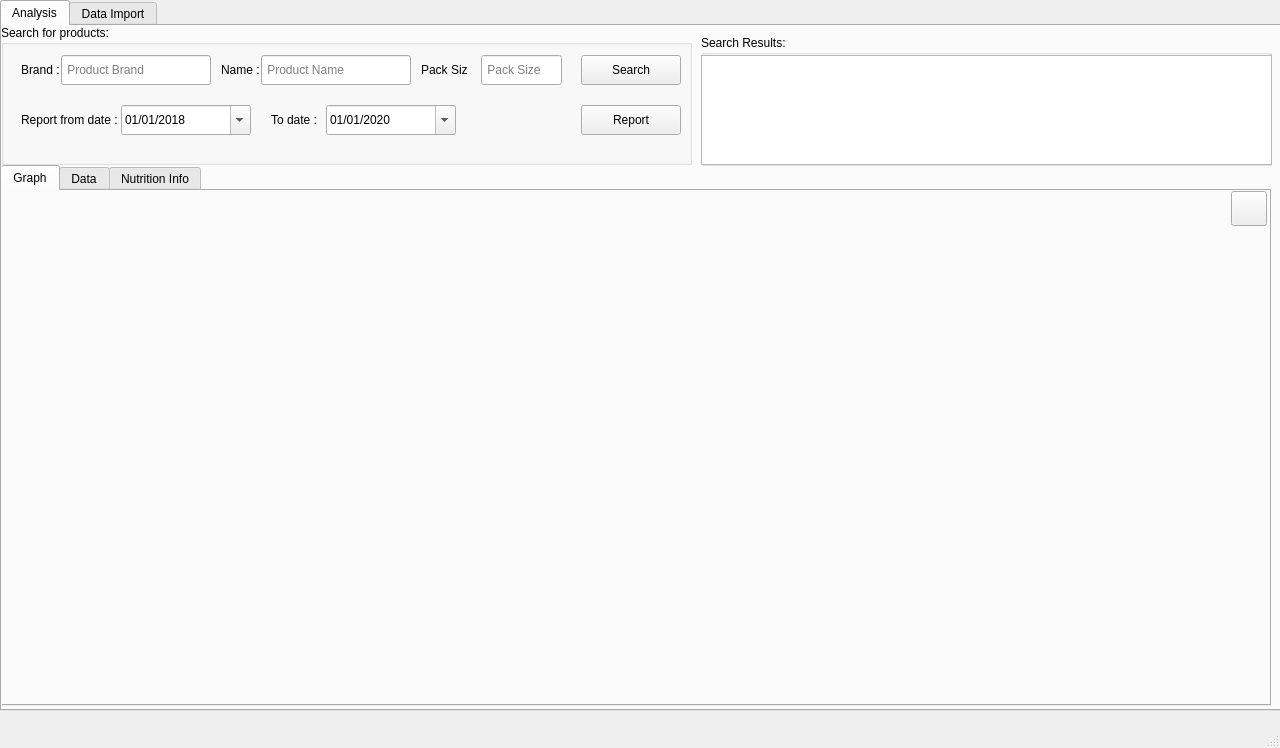
<?xml version="1.0" encoding="UTF-8"?>
<ui version="4.0">
 <class>MainWindow</class>
 <widget class="QMainWindow" name="MainWindow">
  <property name="geometry">
   <rect>
    <x>0</x>
    <y>0</y>
    <width>1280</width>
    <height>748</height>
   </rect>
  </property>
  <property name="windowTitle">
   <string>Price Tracker</string>
  </property>
  <widget class="QWidget" name="centralwidget">
   <widget class="QWidget" name="verticalLayoutWidget">
    <property name="geometry">
     <rect>
      <x>0</x>
      <y>0</y>
      <width>1281</width>
      <height>711</height>
     </rect>
    </property>
    <layout class="QVBoxLayout" name="verticalLayout">
     <item>
      <widget class="QTabWidget" name="mainTab">
       <property name="currentIndex">
        <number>0</number>
       </property>
       <widget class="QWidget" name="analysisTab">
        <attribute name="title">
         <string>Analysis</string>
        </attribute>
        <widget class="QWidget" name="verticalLayoutWidget_2">
         <property name="geometry">
          <rect>
           <x>-1</x>
           <y>-1</y>
           <width>1281</width>
           <height>701</height>
          </rect>
         </property>
         <layout class="QVBoxLayout" name="verticalLayout_2">
          <item>
           <widget class="QWidget" name="widget" native="true">
            <property name="layoutDirection">
             <enum>Qt::LeftToRight</enum>
            </property>
            <widget class="QTabWidget" name="nutritionTab">
             <property name="geometry">
              <rect>
               <x>0</x>
               <y>140</y>
               <width>1270</width>
               <height>541</height>
              </rect>
             </property>
             <property name="currentIndex">
              <number>0</number>
             </property>
             <widget class="QWidget" name="graphTab">
              <attribute name="title">
               <string>Graph</string>
              </attribute>
              <widget class="QPushButton" name="exportImageBtn">
               <property name="geometry">
                <rect>
                 <x>1228</x>
                 <y>0</y>
                 <width>36</width>
                 <height>35</height>
                </rect>
               </property>
               <property name="toolTip">
                <string extracomment="Export Image">&lt;html&gt;&lt;head/&gt;&lt;body&gt;&lt;p&gt;Export Image&lt;/p&gt;&lt;/body&gt;&lt;/html&gt;</string>
               </property>
               <property name="text">
                <string/>
               </property>
               <property name="icon">
                <iconset>
                 <normaloff>export-icon.png</normaloff>export-icon.png</iconset>
               </property>
              </widget>
              <widget class="QWidget" name="visBox" native="true">
               <property name="geometry">
                <rect>
                 <x>0</x>
                 <y>0</y>
                 <width>1228</width>
                 <height>515</height>
                </rect>
               </property>
              </widget>
             </widget>
             <widget class="QWidget" name="dataTab">
              <attribute name="title">
               <string>Data</string>
              </attribute>
              <widget class="QTableWidget" name="dataTable">
               <property name="geometry">
                <rect>
                 <x>0</x>
                 <y>0</y>
                 <width>1228</width>
                 <height>515</height>
                </rect>
               </property>
               <property name="editTriggers">
                <set>QAbstractItemView::NoEditTriggers</set>
               </property>
               <property name="alternatingRowColors">
                <bool>true</bool>
               </property>
               <property name="sortingEnabled">
                <bool>false</bool>
               </property>
               <attribute name="horizontalHeaderCascadingSectionResizes">
                <bool>false</bool>
               </attribute>
               <attribute name="horizontalHeaderShowSortIndicator" stdset="0">
                <bool>false</bool>
               </attribute>
              </widget>
              <widget class="QPushButton" name="exportDataBtn">
               <property name="geometry">
                <rect>
                 <x>1228</x>
                 <y>0</y>
                 <width>36</width>
                 <height>35</height>
                </rect>
               </property>
               <property name="toolTip">
                <string extracomment="Export Data">&lt;html&gt;&lt;head/&gt;&lt;body&gt;&lt;p&gt;Export Data&lt;/p&gt;&lt;/body&gt;&lt;/html&gt;</string>
               </property>
               <property name="text">
                <string/>
               </property>
               <property name="icon">
                <iconset>
                 <normaloff>export-icon.png</normaloff>export-icon.png</iconset>
               </property>
              </widget>
             </widget>
             <widget class="QWidget" name="tab">
              <attribute name="title">
               <string>Nutrition Info</string>
              </attribute>
              <widget class="QTableWidget" name="nutritionTable">
               <property name="geometry">
                <rect>
                 <x>0</x>
                 <y>0</y>
                 <width>1228</width>
                 <height>515</height>
                </rect>
               </property>
               <property name="editTriggers">
                <set>QAbstractItemView::NoEditTriggers</set>
               </property>
               <property name="alternatingRowColors">
                <bool>true</bool>
               </property>
               <property name="sortingEnabled">
                <bool>false</bool>
               </property>
               <attribute name="horizontalHeaderCascadingSectionResizes">
                <bool>false</bool>
               </attribute>
               <attribute name="horizontalHeaderShowSortIndicator" stdset="0">
                <bool>false</bool>
               </attribute>
              </widget>
              <widget class="QPushButton" name="exportNutDataBtn">
               <property name="geometry">
                <rect>
                 <x>1228</x>
                 <y>0</y>
                 <width>36</width>
                 <height>35</height>
                </rect>
               </property>
               <property name="toolTip">
                <string extracomment="Export Data">&lt;html&gt;&lt;head/&gt;&lt;body&gt;&lt;p&gt;Export Data&lt;/p&gt;&lt;/body&gt;&lt;/html&gt;</string>
               </property>
               <property name="text">
                <string/>
               </property>
               <property name="icon">
                <iconset>
                 <normaloff>export-icon.png</normaloff>export-icon.png</iconset>
               </property>
              </widget>
             </widget>
            </widget>
            <widget class="QGroupBox" name="groupBox">
             <property name="geometry">
              <rect>
               <x>700</x>
               <y>10</y>
               <width>571</width>
               <height>131</height>
              </rect>
             </property>
             <property name="title">
              <string>Search Results: </string>
             </property>
             <widget class="QListWidget" name="itemList">
              <property name="geometry">
               <rect>
                <x>0</x>
                <y>20</y>
                <width>571</width>
                <height>110</height>
               </rect>
              </property>
              <property name="editTriggers">
               <set>QAbstractItemView::NoEditTriggers</set>
              </property>
              <property name="selectionMode">
               <enum>QAbstractItemView::ExtendedSelection</enum>
              </property>
             </widget>
            </widget>
            <widget class="QGroupBox" name="groupBox_2">
             <property name="geometry">
              <rect>
               <x>0</x>
               <y>0</y>
               <width>691</width>
               <height>140</height>
              </rect>
             </property>
             <property name="title">
              <string>Search for products:</string>
             </property>
             <widget class="QDateEdit" name="fromDateEdit">
              <property name="geometry">
               <rect>
                <x>120</x>
                <y>80</y>
                <width>130</width>
                <height>30</height>
               </rect>
              </property>
              <property name="displayFormat">
               <string>dd/MM/yyyy</string>
              </property>
              <property name="calendarPopup">
               <bool>true</bool>
              </property>
              <property name="date">
               <date>
                <year>2018</year>
                <month>1</month>
                <day>1</day>
               </date>
              </property>
             </widget>
             <widget class="QLabel" name="label">
              <property name="geometry">
               <rect>
                <x>20</x>
                <y>30</y>
                <width>47</width>
                <height>30</height>
               </rect>
              </property>
              <property name="text">
               <string>Brand :</string>
              </property>
             </widget>
             <widget class="QLineEdit" name="brandLineEdit">
              <property name="geometry">
               <rect>
                <x>60</x>
                <y>30</y>
                <width>150</width>
                <height>30</height>
               </rect>
              </property>
              <property name="placeholderText">
               <string> Product Brand</string>
              </property>
              <property name="clearButtonEnabled">
               <bool>true</bool>
              </property>
             </widget>
             <widget class="QLabel" name="label_4">
              <property name="geometry">
               <rect>
                <x>220</x>
                <y>30</y>
                <width>47</width>
                <height>30</height>
               </rect>
              </property>
              <property name="text">
               <string>Name :</string>
              </property>
             </widget>
             <widget class="QLabel" name="label_3">
              <property name="geometry">
               <rect>
                <x>270</x>
                <y>80</y>
                <width>51</width>
                <height>30</height>
               </rect>
              </property>
              <property name="text">
               <string>To date : </string>
              </property>
             </widget>
             <widget class="QLabel" name="label_5">
              <property name="geometry">
               <rect>
                <x>420</x>
                <y>30</y>
                <width>47</width>
                <height>30</height>
               </rect>
              </property>
              <property name="text">
               <string>Pack Size: </string>
              </property>
             </widget>
             <widget class="QDateEdit" name="toDateEdit">
              <property name="geometry">
               <rect>
                <x>325</x>
                <y>80</y>
                <width>130</width>
                <height>30</height>
               </rect>
              </property>
              <property name="displayFormat">
               <string>dd/MM/yyyy</string>
              </property>
              <property name="calendarPopup">
               <bool>true</bool>
              </property>
              <property name="date">
               <date>
                <year>2020</year>
                <month>1</month>
                <day>1</day>
               </date>
              </property>
             </widget>
             <widget class="QLabel" name="label_2">
              <property name="geometry">
               <rect>
                <x>20</x>
                <y>80</y>
                <width>101</width>
                <height>30</height>
               </rect>
              </property>
              <property name="text">
               <string>Report from date : </string>
              </property>
             </widget>
             <widget class="QLineEdit" name="nameLineEdit">
              <property name="geometry">
               <rect>
                <x>260</x>
                <y>30</y>
                <width>150</width>
                <height>30</height>
               </rect>
              </property>
              <property name="placeholderText">
               <string> Product Name</string>
              </property>
              <property name="clearButtonEnabled">
               <bool>true</bool>
              </property>
             </widget>
             <widget class="QPushButton" name="searchProductButton">
              <property name="geometry">
               <rect>
                <x>580</x>
                <y>30</y>
                <width>100</width>
                <height>30</height>
               </rect>
              </property>
              <property name="text">
               <string>Search</string>
              </property>
              <property name="icon">
               <iconset>
                <normaloff>search-icon.png</normaloff>search-icon.png</iconset>
              </property>
              <property name="shortcut">
               <string>Alt+S</string>
              </property>
              <property name="checkable">
               <bool>false</bool>
              </property>
             </widget>
             <widget class="QLineEdit" name="packSizeLineEdit">
              <property name="geometry">
               <rect>
                <x>480</x>
                <y>30</y>
                <width>81</width>
                <height>30</height>
               </rect>
              </property>
              <property name="placeholderText">
               <string> Pack Size</string>
              </property>
              <property name="clearButtonEnabled">
               <bool>true</bool>
              </property>
             </widget>
             <widget class="QPushButton" name="reportButton">
              <property name="geometry">
               <rect>
                <x>580</x>
                <y>80</y>
                <width>100</width>
                <height>30</height>
               </rect>
              </property>
              <property name="text">
               <string>Report</string>
              </property>
              <property name="icon">
               <iconset>
                <normaloff>report.png</normaloff>report.png</iconset>
              </property>
              <property name="shortcut">
               <string>Alt+R</string>
              </property>
             </widget>
            </widget>
           </widget>
          </item>
         </layout>
        </widget>
       </widget>
       <widget class="QWidget" name="dataImportTab">
        <attribute name="title">
         <string>Data Import</string>
        </attribute>
        <widget class="QGroupBox" name="dataImportGB">
         <property name="geometry">
          <rect>
           <x>10</x>
           <y>10</y>
           <width>601</width>
           <height>121</height>
          </rect>
         </property>
         <property name="title">
          <string>Import New Data</string>
         </property>
         <widget class="QCheckBox" name="checkBox">
          <property name="geometry">
           <rect>
            <x>20</x>
            <y>75</y>
            <width>121</width>
            <height>25</height>
           </rect>
          </property>
          <property name="text">
           <string>Run a test only </string>
          </property>
         </widget>
         <widget class="QLineEdit" name="newDataFileLe">
          <property name="geometry">
           <rect>
            <x>70</x>
            <y>40</y>
            <width>441</width>
            <height>25</height>
           </rect>
          </property>
         </widget>
         <widget class="QLabel" name="label_6">
          <property name="geometry">
           <rect>
            <x>20</x>
            <y>40</y>
            <width>111</width>
            <height>25</height>
           </rect>
          </property>
          <property name="text">
           <string>Data file:</string>
          </property>
         </widget>
         <widget class="QPushButton" name="openDataFileBtn">
          <property name="geometry">
           <rect>
            <x>520</x>
            <y>40</y>
            <width>75</width>
            <height>25</height>
           </rect>
          </property>
          <property name="text">
           <string>Open</string>
          </property>
         </widget>
         <widget class="QPushButton" name="loadDataFileBtn">
          <property name="geometry">
           <rect>
            <x>520</x>
            <y>75</y>
            <width>75</width>
            <height>25</height>
           </rect>
          </property>
          <property name="text">
           <string>Load</string>
          </property>
         </widget>
        </widget>
        <widget class="QGroupBox" name="dataImportGB_2">
         <property name="geometry">
          <rect>
           <x>10</x>
           <y>130</y>
           <width>601</width>
           <height>121</height>
          </rect>
         </property>
         <property name="title">
          <string>Import Additional Price Data</string>
         </property>
         <widget class="QCheckBox" name="testRunAdditionCb">
          <property name="geometry">
           <rect>
            <x>20</x>
            <y>75</y>
            <width>121</width>
            <height>25</height>
           </rect>
          </property>
          <property name="text">
           <string>Run a test only </string>
          </property>
         </widget>
         <widget class="QLineEdit" name="additionalPriceDataFileLe">
          <property name="geometry">
           <rect>
            <x>70</x>
            <y>40</y>
            <width>441</width>
            <height>25</height>
           </rect>
          </property>
         </widget>
         <widget class="QLabel" name="label_7">
          <property name="geometry">
           <rect>
            <x>20</x>
            <y>40</y>
            <width>111</width>
            <height>25</height>
           </rect>
          </property>
          <property name="text">
           <string>Data file:</string>
          </property>
         </widget>
         <widget class="QPushButton" name="openAddedDataFileBtn">
          <property name="geometry">
           <rect>
            <x>520</x>
            <y>40</y>
            <width>75</width>
            <height>25</height>
           </rect>
          </property>
          <property name="text">
           <string>Open</string>
          </property>
         </widget>
         <widget class="QPushButton" name="loadAddedDataFileBtn">
          <property name="geometry">
           <rect>
            <x>520</x>
            <y>75</y>
            <width>75</width>
            <height>25</height>
           </rect>
          </property>
          <property name="text">
           <string>Load</string>
          </property>
         </widget>
        </widget>
       </widget>
      </widget>
     </item>
    </layout>
   </widget>
  </widget>
  <widget class="QMenuBar" name="menubar">
   <property name="geometry">
    <rect>
     <x>0</x>
     <y>0</y>
     <width>1280</width>
     <height>21</height>
    </rect>
   </property>
  </widget>
  <widget class="QStatusBar" name="statusbar"/>
 </widget>
 <resources/>
 <connections/>
</ui>
